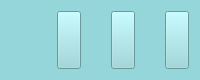
      <widget class="QWidget" name="widget_2" native="true">
       <property name="maximumSize">
        <size>
         <width>16777215</width>
         <height>80</height>
        </size>
       </property>
       <property name="styleSheet">
        <string notr="true">background-color: rgb(148, 214, 218);</string>
       </property>
       <layout class="QGridLayout" name="gridLayout_2">
        <item row="0" column="0">
         <layout class="QHBoxLayout" name="horizontalLayout" stretch="10,1">
          <item>
           <spacer name="horizontalSpacer_5">
            <property name="orientation">
             <enum>Qt::Horizontal</enum>
            </property>
            <property name="sizeHint" stdset="0">
             <size>
              <width>40</width>
              <height>20</height>
             </size>
            </property>
           </spacer>
          </item>
          <item>
           <layout class="QHBoxLayout" name="horizontalLayout_8" stretch="1,1,1">
            <property name="spacing">
             <number>30</number>
            </property>
            <item>
             <widget class="QToolButton" name="logInfo_Button">
              <property name="sizePolicy">
               <sizepolicy hsizetype="Expanding" vsizetype="Expanding">
                <horstretch>0</horstretch>
                <verstretch>0</verstretch>
               </sizepolicy>
              </property>
              <property name="maximumSize">
               <size>
                <width>500</width>
                <height>300</height>
               </size>
              </property>
              <property name="font">
               <font>
                <weight>75</weight>
                <bold>true</bold>
               </font>
              </property>
              <property name="styleSheet">
               <string notr="true">color:#ffffff;</string>
              </property>
              <property name="text">
               <string/>
              </property>
              <property name="toolButtonStyle">
               <enum>Qt::ToolButtonTextUnderIcon</enum>
              </property>
             </widget>
            </item>
            <item>
             <widget class="QToolButton" name="Binchage_Button">
              <property name="sizePolicy">
               <sizepolicy hsizetype="Minimum" vsizetype="Fixed">
                <horstretch>0</horstretch>
                <verstretch>0</verstretch>
               </sizepolicy>
              </property>
              <property name="maximumSize">
               <size>
                <width>500</width>
                <height>300</height>
               </size>
              </property>
              <property name="font">
               <font>
                <weight>75</weight>
                <bold>true</bold>
               </font>
              </property>
              <property name="styleSheet">
               <string notr="true"/>
              </property>
              <property name="text">
               <string/>
              </property>
              <property name="toolButtonStyle">
               <enum>Qt::ToolButtonTextUnderIcon</enum>
              </property>
              <property name="autoRaise">
               <bool>false</bool>
              </property>
             </widget>
            </item>
            <item>
             <widget class="QToolButton" name="Network_Button">
              <property name="sizePolicy">
               <sizepolicy hsizetype="Expanding" vsizetype="Expanding">
                <horstretch>0</horstretch>
                <verstretch>0</verstretch>
               </sizepolicy>
              </property>
              <property name="maximumSize">
               <size>
                <width>500</width>
                <height>300</height>
               </size>
              </property>
              <property name="text">
               <string/>
              </property>
             </widget>
            </item>
           </layout>
          </item>
         </layout>
        </item>
       </layout>
      </widget>
